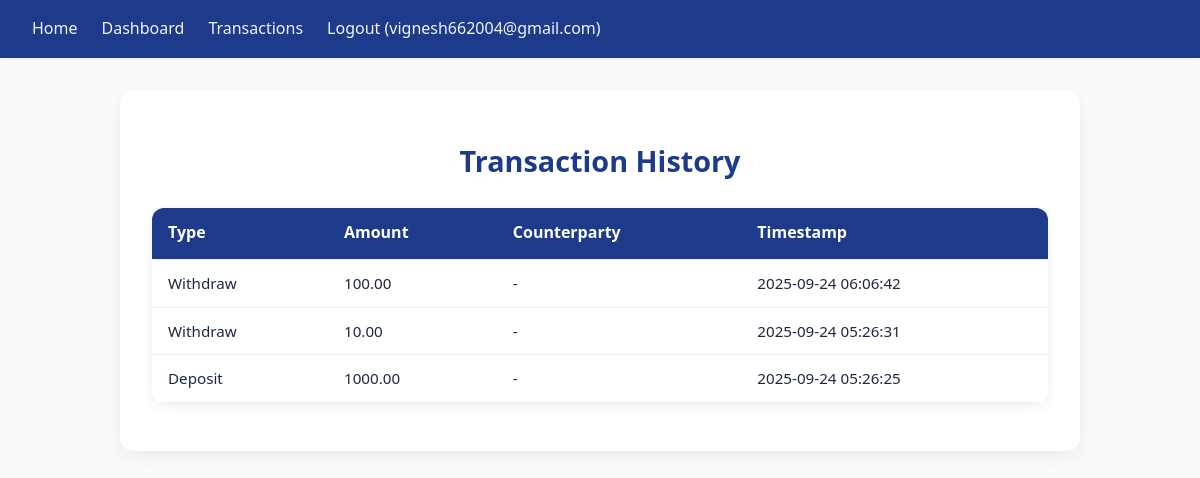
The page /transactions (signed in) on the database its author committed.
### tables this page shows
CREATE TABLE transactions (
        id INTEGER PRIMARY KEY AUTOINCREMENT,
        user_id INTEGER NOT NULL,
        type TEXT NOT NULL,
        amount REAL NOT NULL,
        counterparty TEXT,
        timestamp DATETIME DEFAULT CURRENT_TIMESTAMP,
        FOREIGN KEY(user_id) REFERENCES users(id)
    );

### app.py (the view)
@app.route('/transactions')
def transactions():
    if 'user_id' not in session:
        return redirect(url_for('login'))
    conn = get_db_connection()
    c = conn.cursor()
    c.execute('SELECT type, amount, counterparty, timestamp FROM transactions WHERE user_id = ? ORDER BY timestamp DESC', (session['user_id'],))
    rows = c.fetchall()
    conn.close()
    return render_template('transactions.html', transactions=rows)

### app.py (called while the page is built)
def get_db_connection():
    conn = sqlite3.connect(DB_PATH)
    conn.row_factory = sqlite3.Row
    return conn

### templates/transactions.html (shortened to what this page needs)
{% extends 'base.html' %}
{% block content %}
  <h2>Transaction History</h2>
  <table class='tx'>
    <thead><tr><th>Type</th><th>Amount</th><th>Counterparty</th><th>Timestamp</th></tr></thead>
    <tbody>
    {% for t in transactions %}
      <tr>
        <td>{{ t['type'] }}</td>
        <td>{{ '%.2f'|format(t['amount']) }}</td>
        <td>{{ t['counterparty'] or '-' }}</td>
        <td>{{ t['timestamp'] }}</td>
      </tr>
    {% endfor %}
    </tbody>
  </table>
{% endblock %}

### templates/base.html (shortened to what this page needs)
<!doctype html>
<html lang='en'>
<head>
  <link rel='stylesheet' href='/static/style.css'>
</head>
<body>
  <nav class='nav'>
    <a href='/'>Home</a>
    {% if session.username %}
      <a href='/dashboard'>Dashboard</a>
      <a href='/transactions'>Transactions</a>
      <a href='/logout'>Logout ({{ session.username }})</a>
    {% else %}
      <a href='/login'>Login</a>
      <a href='/register'>Register</a>
    {% endif %}
  </nav>
  <main class='container'>
    {% block content %}{% endblock %}
  </main>
</body>
</html>

### static/style.css (style rules this page uses)
:root { --bg:#f6f8fb; --card:#fff; --accent:#2b6cb0; --danger:#e53e3e; }
body { font-family:system-ui,Segoe UI,Roboto,Helvetica,Arial; background:var(--bg); margin:0 }
.nav { background:#fff;padding:12px 20px;box-shadow:0 1px 3px rgba(0,0,0,.06);display:flex;gap:12px }
.nav a { text-decoration:none;color:#333 }
.container { max-width:900px;margin:24px auto;padding:0 16px }
.tx { width:100%;border-collapse:collapse }
.tx th,.tx td { padding:8px;border-bottom:1px solid #eee;text-align:left }
* { margin: 0; padding: 0; box-sizing: border-box; }
body { font-family: system-ui, -apple-system, BlinkMacSystemFont, "Segoe UI", Roboto, Oxygen, Ubuntu, Cantarell, "Open Sans", "Helvetica Neue", sans-serif; background: #f8fafc; color: #1e293b; line-height: 1.6; }
.nav { background: #1e3a8a; color: #fff; padding: 1rem 2rem; display: flex; gap: 1.5rem; }
.nav a { color: #f1f5f9; text-decoration: none; font-weight: 500; transition: color 0.2s ease-in-out; }
.container { max-width: 960px; margin: 2rem auto; padding: 1.5rem; background: #fff; border-radius: 12px; box-shadow: 0 4px 10px rgba(0, 0, 0, 0.05); }
h2 { font-size: 1.8rem; margin-bottom: 1rem; color: #1e293b; }
.container { text-align: center; padding: 3rem 2rem; }
.container { background: #ffffff; border-radius: 14px; box-shadow: 0 6px 16px rgba(0, 0, 0, 0.06); }
h2 { font-size: 2rem; font-weight: 700; color: #1e3a8a; margin-bottom: 1.5rem; text-align: center; }
h2 { font-size: 1.8rem; font-weight: 700; margin-bottom: 1.5rem; color: #1e3a8a; text-align: center; }
.tx { width: 100%; border-collapse: collapse; background: #ffffff; border-radius: 12px; overflow: hidden; box-shadow: 0 4px 12px rgba(0, 0, 0, 0.06); margin-top: 1.5rem; }
.tx thead th { background: #1e3a8a; color: #ffffff; font-weight: 600; padding: 0.8rem 1rem; text-align: left; font-size: 1rem; }
.tx tbody tr { border-bottom: 1px solid #e2e8f0; transition: background 0.2s; }
.tx tbody td { padding: 0.7rem 1rem; color: #1e293b; font-size: 0.95rem; }
.tx tbody tr td:first-child { text-transform: capitalize; }

### rows shown on the page
transactions: type "Withdraw", amount "100.00", t "-", timestamp "2025-09-24 06:06:42"
transactions: type "Withdraw", amount "10.00", t "-", timestamp "2025-09-24 05:26:31"
transactions: type "Deposit", amount "1000.00", t "-", timestamp "2025-09-24 05:26:25"

### other values the page prints
{{ session.username }} "vignesh662004@gmail.com"
